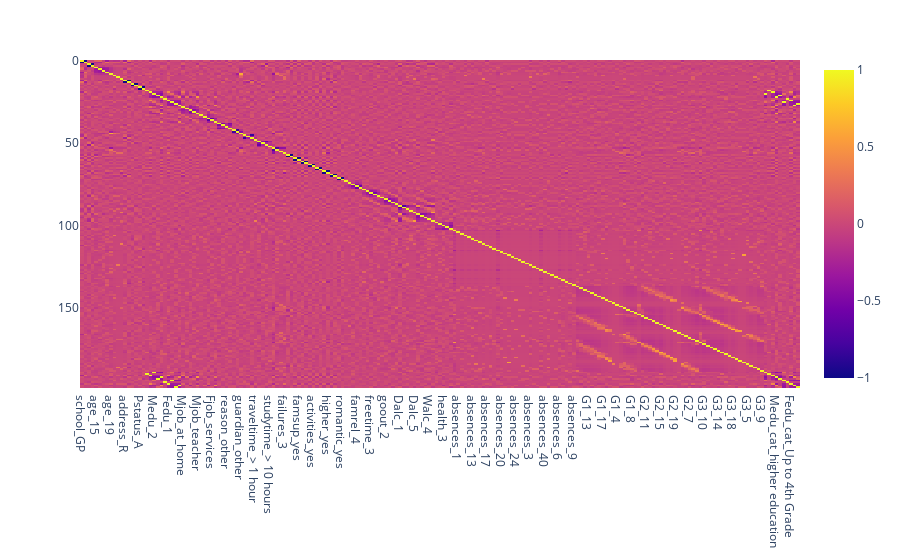

The code cell stored with this chart in its notebook:
### Code cell
fig_corr = px.imshow(
    corr_matrix,
    text_auto = True,
    aspect = 'auto',
    zmin = 1,
    zmax = 1
)

fig_corr.show()

### Figure 1 — Plotly figure (JSON) as saved in the notebook; plotly's stock layout.template omitted (floating-point values rounded to 4 significant figures; data arrays with more than 128 entries replaced by an {"elided": "..."} marker saying what was removed)
{"data": [{"coloraxis": "coloraxis", "hovertemplate": "x: %{x}<br>y: %{y}<br>color: %{z}<extra></extra>", "name": "0", "texttemplate": "%{z}", "type": "heatmap", "x": {"elided": "199 str values"}, "xaxis": "x", "yaxis": "y", "z": {"elided": "199x199 float values"}}], "layout": {"coloraxis": {"cmax": 1, "cmin": 1, "colorscale": [[0, "#0d0887"], [0.1111, "#46039f"], [0.2222, "#7201a8"], [0.3333, "#9c179e"], [0.4444, "#bd3786"], [0.5556, "#d8576b"], [0.6667, "#ed7953"], [0.7778, "#fb9f3a"], [0.8889, "#fdca26"], [1, "#f0f921"]]}, "margin": {"t": 60}, "xaxis": {"anchor": "y", "domain": [0, 1]}, "yaxis": {"anchor": "x", "autorange": "reversed", "domain": [0, 1]}}}
